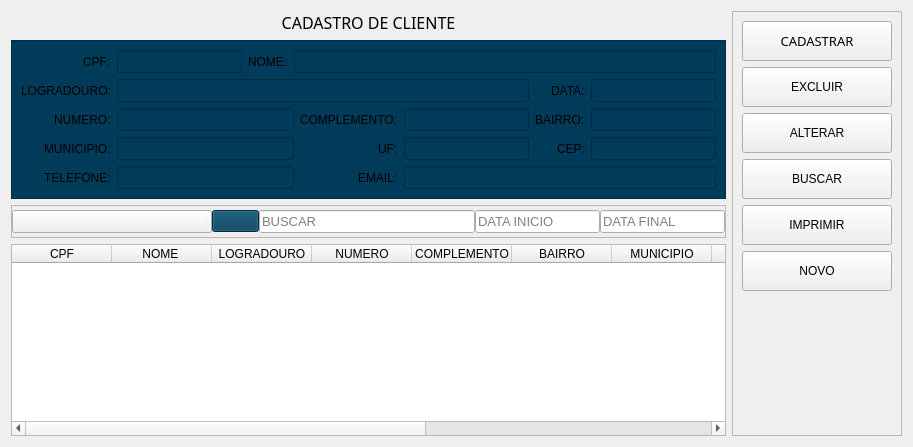
                <widget class="QWidget" name="tab_principal">
                 <attribute name="icon">
                  <iconset>
                   <normaloff>../../../PycharmProjects/pythonProject4meuprojeto/projeto01/cadastrar.png</normaloff>../../../PycharmProjects/pythonProject4meuprojeto/projeto01/cadastrar.png</iconset>
                 </attribute>
                 <attribute name="title">
                  <string>CLIENTE</string>
                 </attribute>
                 <layout class="QVBoxLayout" name="verticalLayout_49">
                  <item>
                   <layout class="QHBoxLayout" name="horizontalLayout_6">
                    <item>
                     <layout class="QVBoxLayout" name="verticalLayout_48">
                      <item>
                       <widget class="QLabel" name="label_28">
                        <property name="font">
                         <font>
                          <family>Arial Black</family>
                          <pointsize>12</pointsize>
                          <weight>50</weight>
                          <italic>false</italic>
                          <bold>false</bold>
                         </font>
                        </property>
                        <property name="styleSheet">
                         <string notr="true"/>
                        </property>
                        <property name="text">
                         <string>CADASTRO DE CLIENTE</string>
                        </property>
                        <property name="alignment">
                         <set>Qt::AlignCenter</set>
                        </property>
                       </widget>
                      </item>
                      <item>
                       <widget class="QFrame" name="frame_7">
                        <property name="styleSheet">
                         <string notr="true">background-color: rgb(0, 59, 89);</string>
                        </property>
                        <property name="frameShape">
                         <enum>QFrame::StyledPanel</enum>
                        </property>
                        <property name="frameShadow">
                         <enum>QFrame::Raised</enum>
                        </property>
                        <layout class="QGridLayout" name="gridLayout_3">
                         <item row="3" column="5">
                          <widget class="QLineEdit" name="txtcliente_uf">
                           <property name="font">
                            <font>
                             <pointsize>10</pointsize>
                            </font>
                           </property>
                           <property name="placeholderText">
                            <string/>
                           </property>
                          </widget>
                         </item>
                         <item row="0" column="1">
                          <widget class="QLineEdit" name="txtcliente_cpf">
                           <property name="font">
                            <font>
                             <family>Times New Roman</family>
                             <pointsize>10</pointsize>
                             <weight>50</weight>
                             <italic>false</italic>
                             <bold>false</bold>
                            </font>
                           </property>
                           <property name="placeholderText">
                            <string/>
                           </property>
                          </widget>
                         </item>
                         <item row="2" column="7">
                          <widget class="QLineEdit" name="txtcliente_bairro">
                           <property name="font">
                            <font>
                             <pointsize>10</pointsize>
                            </font>
                           </property>
                           <property name="placeholderText">
                            <string/>
                           </property>
                          </widget>
                         </item>
                         <item row="3" column="7">
                          <widget class="QLineEdit" name="txtcliente_cep">
                           <property name="font">
                            <font>
                             <pointsize>10</pointsize>
                            </font>
                           </property>
                           <property name="placeholderText">
                            <string/>
                           </property>
                          </widget>
                         </item>
                         <item row="2" column="1" colspan="3">
                          <widget class="QLineEdit" name="txtcliente_numero">
                           <property name="font">
                            <font>
                             <pointsize>10</pointsize>
                            </font>
                           </property>
                           <property name="placeholderText">
                            <string/>
                           </property>
                          </widget>
                         </item>
                         <item row="2" column="5">
                          <widget class="QLineEdit" name="txtcliente_complemento">
                           <property name="font">
                            <font>
                             <pointsize>10</pointsize>
                            </font>
                           </property>
                           <property name="placeholderText">
                            <string/>
                           </property>
                          </widget>
                         </item>
                         <item row="0" column="3" colspan="5">
                          <widget class="QLineEdit" name="txtcliente_nome">
                           <property name="font">
                            <font>
                             <pointsize>10</pointsize>
                            </font>
                           </property>
                           <property name="placeholderText">
                            <string/>
                           </property>
                          </widget>
                         </item>
                         <item row="4" column="5" colspan="3">
                          <widget class="QLineEdit" name="txtcliente_email">
                           <property name="font">
                            <font>
                             <pointsize>10</pointsize>
                            </font>
                           </property>
                           <property name="placeholderText">
                            <string/>
                           </property>
                          </widget>
                         </item>
                         <item row="3" column="1" colspan="3">
                          <widget class="QLineEdit" name="txtcliente_municipio">
                           <property name="font">
                            <font>
                             <pointsize>10</pointsize>
                            </font>
                           </property>
                           <property name="placeholderText">
                            <string/>
                           </property>
                          </widget>
                         </item>
                         <item row="4" column="1" colspan="3">
                          <widget class="QLineEdit" name="txtcliente_telefone">
                           <property name="font">
                            <font>
                             <pointsize>10</pointsize>
                            </font>
                           </property>
                           <property name="placeholderText">
                            <string/>
                           </property>
                          </widget>
                         </item>
                         <item row="4" column="0" alignment="Qt::AlignRight">
                          <widget class="QLabel" name="label_26">
                           <property name="text">
                            <string>TELEFONE:</string>
                           </property>
                          </widget>
                         </item>
                         <item row="1" column="0" alignment="Qt::AlignLeft">
                          <widget class="QLabel" name="label_22">
                           <property name="text">
                            <string>LOGRADOURO:</string>
                           </property>
                          </widget>
                         </item>
                         <item row="3" column="0" alignment="Qt::AlignRight">
                          <widget class="QLabel" name="label_25">
                           <property name="text">
                            <string>MUNICIPIO:</string>
                           </property>
                          </widget>
                         </item>
                         <item row="0" column="0" alignment="Qt::AlignRight">
                          <widget class="QLabel" name="label_8">
                           <property name="text">
                            <string>CPF:</string>
                           </property>
                          </widget>
                         </item>
                         <item row="0" column="2">
                          <widget class="QLabel" name="label_21">
                           <property name="text">
                            <string>NOME:</string>
                           </property>
                          </widget>
                         </item>
                         <item row="4" column="4" alignment="Qt::AlignRight">
                          <widget class="QLabel" name="label_31">
                           <property name="text">
                            <string>EMAIL:</string>
                           </property>
                          </widget>
                         </item>
                         <item row="2" column="0" alignment="Qt::AlignRight">
                          <widget class="QLabel" name="label_24">
                           <property name="text">
                            <string>NUMERO:</string>
                           </property>
                          </widget>
                         </item>
                         <item row="2" column="6">
                          <widget class="QLabel" name="label_32">
                           <property name="text">
                            <string>BAIRRO:</string>
                           </property>
                          </widget>
                         </item>
                         <item row="3" column="4" alignment="Qt::AlignRight">
                          <widget class="QLabel" name="label_29">
                           <property name="text">
                            <string>UF:</string>
                           </property>
                          </widget>
                         </item>
                         <item row="2" column="4">
                          <widget class="QLabel" name="label_27">
                           <property name="text">
                            <string>COMPLEMENTO:</string>
                           </property>
                          </widget>
                         </item>
                         <item row="3" column="6" alignment="Qt::AlignRight">
                          <widget class="QLabel" name="label_33">
                           <property name="text">
                            <string>CEP:</string>
                           </property>
                          </widget>
                         </item>
                         <item row="1" column="7">
                          <widget class="QLineEdit" name="txtcliente_data">
                           <property name="font">
                            <font>
                             <pointsize>10</pointsize>
                            </font>
                           </property>
                          </widget>
                         </item>
                         <item row="1" column="1" colspan="5">
                          <widget class="QLineEdit" name="txtcliente_logradouro">
                           <property name="font">
                            <font>
                             <pointsize>10</pointsize>
                            </font>
                           </property>
                           <property name="placeholderText">
                            <string/>
                           </property>
                          </widget>
                         </item>
                         <item row="1" column="6" alignment="Qt::AlignRight">
                          <widget class="QLabel" name="label_50">
                           <property name="text">
                            <string>DATA:</string>
                           </property>
                          </widget>
                         </item>
                        </layout>
                       </widget>
                      </item>
                      <item>
                       <widget class="QFrame" name="frame_5">
                        <property name="minimumSize">
                         <size>
                          <width>0</width>
                          <height>33</height>
                         </size>
                        </property>
                        <property name="frameShape">
                         <enum>QFrame::StyledPanel</enum>
                        </property>
                        <property name="frameShadow">
                         <enum>QFrame::Raised</enum>
                        </property>
                        <layout class="QGridLayout" name="gridLayout_6">
                         <property name="leftMargin">
                          <number>0</number>
                         </property>
                         <property name="topMargin">
                          <number>0</number>
                         </property>
                         <property name="rightMargin">
                          <number>0</number>
                         </property>
                         <property name="bottomMargin">
                          <number>0</number>
                         </property>
                         <property name="spacing">
                          <number>0</number>
                         </property>
                         <item row="0" column="3" alignment="Qt::AlignRight">
                          <widget class="QLineEdit" name="txtcliente_data_inicio">
                           <property name="font">
                            <font>
                             <pointsize>10</pointsize>
                            </font>
                           </property>
                           <property name="placeholderText">
                            <string>DATA INICIO</string>
                           </property>
                          </widget>
                         </item>
                         <item row="0" column="1">
                          <widget class="QPushButton" name="btncliente_buscar2">
                           <property name="minimumSize">
                            <size>
                             <width>47</width>
                             <height>22</height>
                            </size>
                           </property>
                           <property name="cursor">
                            <cursorShape>PointingHandCursor</cursorShape>
                           </property>
                           <property name="styleSheet">
                            <string notr="true">background-color: rgb(0, 59, 89);</string>
                           </property>
                           <property name="text">
                            <string/>
                           </property>
                           <property name="icon">
                            <iconset>
                             <normaloff>../../../PycharmProjects/pythonProject4meuprojeto/projeto01/pesquisar.png</normaloff>../../../PycharmProjects/pythonProject4meuprojeto/projeto01/pesquisar.png</iconset>
                           </property>
                           <property name="iconSize">
                            <size>
                             <width>20</width>
                             <height>20</height>
                            </size>
                           </property>
                          </widget>
                         </item>
                         <item row="0" column="2">
                          <widget class="QLineEdit" name="txtcliente_buscar">
                           <property name="font">
                            <font>
                             <pointsize>10</pointsize>
                            </font>
                           </property>
                           <property name="placeholderText">
                            <string>BUSCAR</string>
                           </property>
                          </widget>
                         </item>
                         <item row="0" column="4" alignment="Qt::AlignRight">
                          <widget class="QLineEdit" name="txtcliente_data_final">
                           <property name="font">
                            <font>
                             <pointsize>10</pointsize>
                            </font>
                           </property>
                           <property name="placeholderText">
                            <string>DATA FINAL</string>
                           </property>
                          </widget>
                         </item>
                         <item row="0" column="0">
                          <widget class="QComboBox" name="cbmcliente_filtro">
                           <property name="minimumSize">
                            <size>
                             <width>200</width>
                             <height>22</height>
                            </size>
                           </property>
                           <property name="font">
                            <font>
                             <pointsize>10</pointsize>
                            </font>
                           </property>
                           <property name="styleSheet">
                            <string notr="true">color: rgb(255, 255, 255);</string>
                           </property>
                           <item>
                            <property name="text">
                             <string/>
                            </property>
                           </item>
                           <item>
                            <property name="text">
                             <string>CPF</string>
                            </property>
                           </item>
                           <item>
                            <property name="text">
                             <string>NOME</string>
                            </property>
                           </item>
                           <item>
                            <property name="text">
                             <string>LOGRADOURO</string>
                            </property>
                           </item>
                           <item>
                            <property name="text">
                             <string>NUMERO</string>
                            </property>
                           </item>
                           <item>
                            <property name="text">
                             <string>COMPLEMENTO</string>
                            </property>
                           </item>
                           <item>
                            <property name="text">
                             <string>BAIRRO</string>
                            </property>
                           </item>
                           <item>
                            <property name="text">
                             <string>MUNICIPIO</string>
                            </property>
                           </item>
                           <item>
                            <property name="text">
                             <string>UF</string>
                            </property>
                           </item>
                           <item>
                            <property name="text">
                             <string>CEP</string>
                            </property>
                           </item>
                           <item>
                            <property name="text">
                             <string>TELEFONE</string>
                            </property>
                           </item>
                           <item>
                            <property name="text">
                             <string>EMAIL</string>
                            </property>
                           </item>
                           <item>
                            <property name="text">
                             <string>DATA</string>
                            </property>
                           </item>
                          </widget>
                         </item>
                        </layout>
                       </widget>
                      </item>
                      <item>
                       <widget class="QTableWidget" name="lstcliente_tabela">
                        <property name="styleSheet">
                         <string notr="true"/>
                        </property>
                        <property name="alternatingRowColors">
                         <bool>true</bool>
                        </property>
                        <property name="selectionBehavior">
                         <enum>QAbstractItemView::SelectRows</enum>
                        </property>
                        <property name="showGrid">
                         <bool>false</bool>
                        </property>
                        <column>
                         <property name="text">
                          <string>CPF</string>
                         </property>
                        </column>
                        <column>
                         <property name="text">
                          <string>NOME </string>
                         </property>
                        </column>
                        <column>
                         <property name="text">
                          <string>LOGRADOURO</string>
                         </property>
                        </column>
                        <column>
                         <property name="text">
                          <string>NUMERO</string>
                         </property>
                        </column>
                        <column>
                         <property name="text">
                          <string>COMPLEMENTO</string>
                         </property>
                        </column>
                        <column>
                         <property name="text">
                          <string>BAIRRO</string>
                         </property>
                        </column>
                        <column>
                         <property name="text">
                          <string>MUNICIPIO</string>
                         </property>
                        </column>
                        <column>
                         <property name="text">
                          <string>UF</string>
                         </property>
                        </column>
                        <column>
                         <property name="text">
                          <string>CEP</string>
                         </property>
                        </column>
                        <column>
                         <property name="text">
                          <string>TELEFONE</string>
                         </property>
                        </column>
                        <column>
                         <property name="text">
                          <string>EMAIL</string>
                         </property>
                        </column>
                        <column>
                         <property name="text">
                          <string>DATA</string>
                         </property>
                        </column>
                       </widget>
                      </item>
                     </layout>
                    </item>
                    <item>
                     <widget class="QFrame" name="frame_3">
                      <property name="frameShape">
                       <enum>QFrame::StyledPanel</enum>
                      </property>
                      <property name="frameShadow">
                       <enum>QFrame::Raised</enum>
                      </property>
                      <layout class="QVBoxLayout" name="verticalLayout_47">
                       <item>
                        <widget class="QPushButton" name="btncliente_salvar">
                         <property name="minimumSize">
                          <size>
                           <width>150</width>
                           <height>40</height>
                          </size>
                         </property>
                         <property name="font">
                          <font>
                           <family>Arial Black</family>
                           <pointsize>10</pointsize>
                           <weight>9</weight>
                           <italic>false</italic>
                           <bold>false</bold>
                          </font>
                         </property>
                         <property name="cursor">
                          <cursorShape>PointingHandCursor</cursorShape>
                         </property>
                         <property name="styleSheet">
                          <string notr="true"/>
                         </property>
                         <property name="text">
                          <string>CADASTRAR</string>
                         </property>
                         <property name="icon">
                          <iconset>
                           <normaloff>../../../PycharmProjects/pythonProject4meuprojeto/projeto01/salvar.png</normaloff>../../../PycharmProjects/pythonProject4meuprojeto/projeto01/salvar.png</iconset>
                         </property>
                         <property name="iconSize">
                          <size>
                           <width>38</width>
                           <height>38</height>
                          </size>
                         </property>
                        </widget>
                       </item>
                       <item>
                        <widget class="QPushButton" name="btncliente_excluir">
                         <property name="minimumSize">
                          <size>
                           <width>120</width>
                           <height>40</height>
                          </size>
                         </property>
                         <property name="cursor">
                          <cursorShape>PointingHandCursor</cursorShape>
                         </property>
                         <property name="styleSheet">
                          <string notr="true"/>
                         </property>
                         <property name="text">
                          <string>EXCLUIR</string>
                         </property>
                         <property name="icon">
                          <iconset>
                           <normaloff>../../../PycharmProjects/pythonProject4meuprojeto/projeto01/excluir.png</normaloff>../../../PycharmProjects/pythonProject4meuprojeto/projeto01/excluir.png</iconset>
                         </property>
                         <property name="iconSize">
                          <size>
                           <width>38</width>
                           <height>38</height>
                          </size>
                         </property>
                        </widget>
                       </item>
                       <item>
                        <widget class="QPushButton" name="btncliente_alterar">
                         <property name="minimumSize">
                          <size>
                           <width>120</width>
                           <height>40</height>
                          </size>
                         </property>
                         <property name="cursor">
                          <cursorShape>PointingHandCursor</cursorShape>
                         </property>
                         <property name="styleSheet">
                          <string notr="true"/>
                         </property>
                         <property name="text">
                          <string>ALTERAR</string>
                         </property>
                         <property name="icon">
                          <iconset>
                           <normaloff>../../../PycharmProjects/pythonProject4meuprojeto/projeto01/editar.png</normaloff>../../../PycharmProjects/pythonProject4meuprojeto/projeto01/editar.png</iconset>
                         </property>
                         <property name="iconSize">
                          <size>
                           <width>38</width>
                           <height>38</height>
                          </size>
                         </property>
                        </widget>
                       </item>
                       <item>
                        <widget class="QPushButton" name="btncliente_buscar">
                         <property name="minimumSize">
                          <size>
                           <width>120</width>
                           <height>40</height>
                          </size>
                         </property>
                         <property name="cursor">
                          <cursorShape>PointingHandCursor</cursorShape>
                         </property>
                         <property name="styleSheet">
                          <string notr="true"/>
                         </property>
                         <property name="text">
                          <string>BUSCAR</string>
                         </property>
                         <property name="icon">
                          <iconset>
                           <normaloff>../../../PycharmProjects/pythonProject4meuprojeto/projeto01/pesquisar.png</normaloff>../../../PycharmProjects/pythonProject4meuprojeto/projeto01/pesquisar.png</iconset>
                         </property>
                         <property name="iconSize">
                          <size>
                           <width>38</width>
                           <height>38</height>
                          </size>
                         </property>
                        </widget>
                       </item>
                       <item>
                        <widget class="QPushButton" name="btncliente_imprimir">
                         <property name="minimumSize">
                          <size>
                           <width>120</width>
                           <height>40</height>
                          </size>
                         </property>
                         <property name="cursor">
                          <cursorShape>PointingHandCursor</cursorShape>
                         </property>
                         <property name="styleSheet">
                          <string notr="true"/>
                         </property>
                         <property name="text">
                          <string>IMPRIMIR</string>
                         </property>
                         <property name="icon">
                          <iconset>
                           <normaloff>../../../PycharmProjects/pythonProject4meuprojeto/projeto01/impressora.png</normaloff>../../../PycharmProjects/pythonProject4meuprojeto/projeto01/impressora.png</iconset>
                         </property>
                         <property name="iconSize">
                          <size>
                           <width>38</width>
                           <height>38</height>
                          </size>
                         </property>
                        </widget>
                       </item>
                       <item>
                        <widget class="QPushButton" name="btncliente_novo">
                         <property name="minimumSize">
                          <size>
                           <width>120</width>
                           <height>40</height>
                          </size>
                         </property>
                         <property name="cursor">
                          <cursorShape>PointingHandCursor</cursorShape>
                         </property>
                         <property name="styleSheet">
                          <string notr="true"/>
                         </property>
                         <property name="text">
                          <string>NOVO</string>
                         </property>
                         <property name="icon">
                          <iconset>
                           <normaloff>../../../PycharmProjects/pythonProject4meuprojeto/projeto01/novo.png</normaloff>../../../PycharmProjects/pythonProject4meuprojeto/projeto01/novo.png</iconset>
                         </property>
                         <property name="iconSize">
                          <size>
                           <width>40</width>
                           <height>40</height>
                          </size>
                         </property>
                        </widget>
                       </item>
                       <item>
                        <spacer name="verticalSpacer_7">
                         <property name="orientation">
                          <enum>Qt::Vertical</enum>
                         </property>
                         <property name="sizeHint" stdset="0">
                          <size>
                           <width>20</width>
                           <height>40</height>
                          </size>
                         </property>
                        </spacer>
                       </item>
                      </layout>
                     </widget>
                    </item>
                   </layout>
                  </item>
                 </layout>
                </widget>
